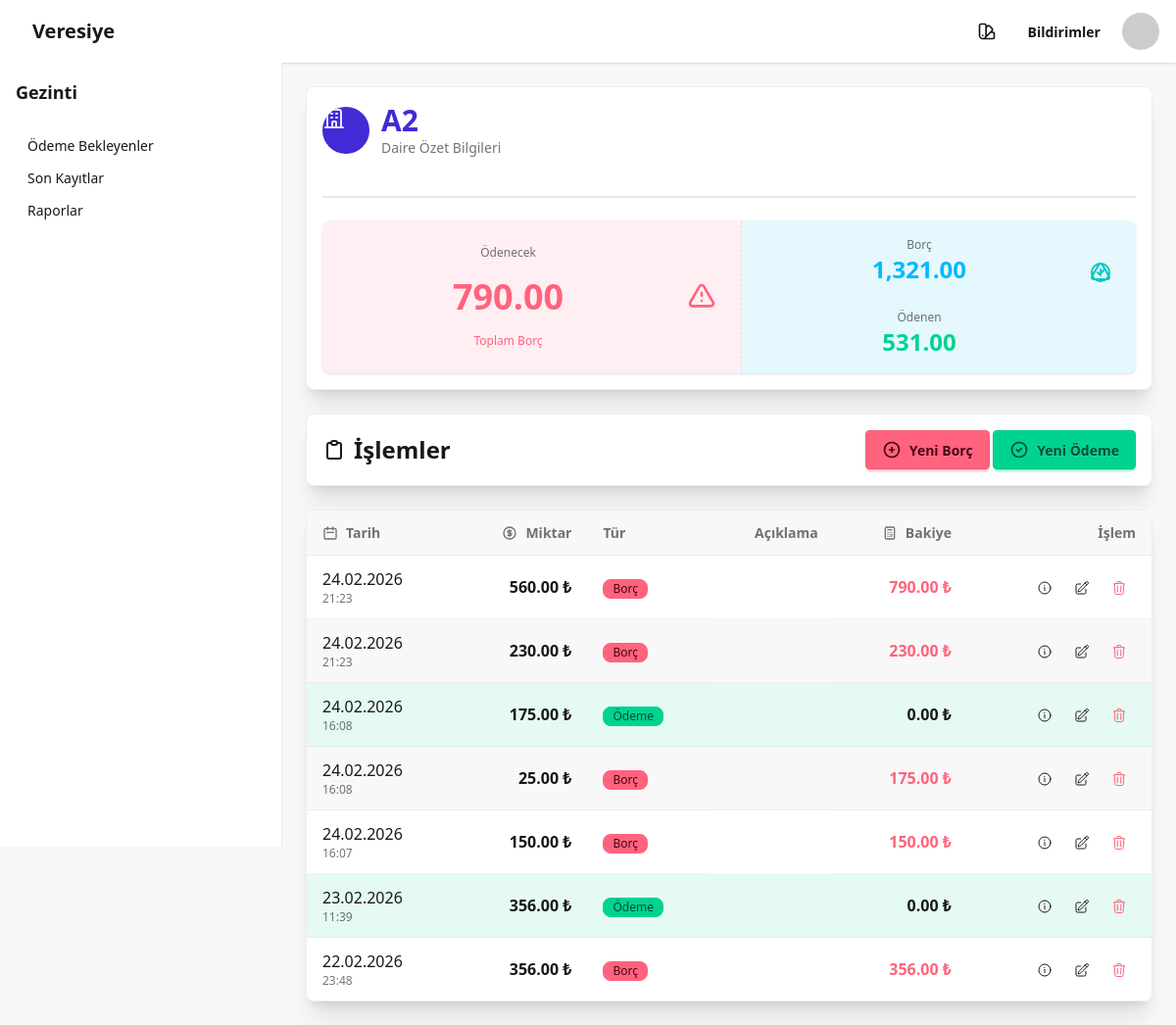
Page /apartment/A2/ (signed in) on the earlier database version.
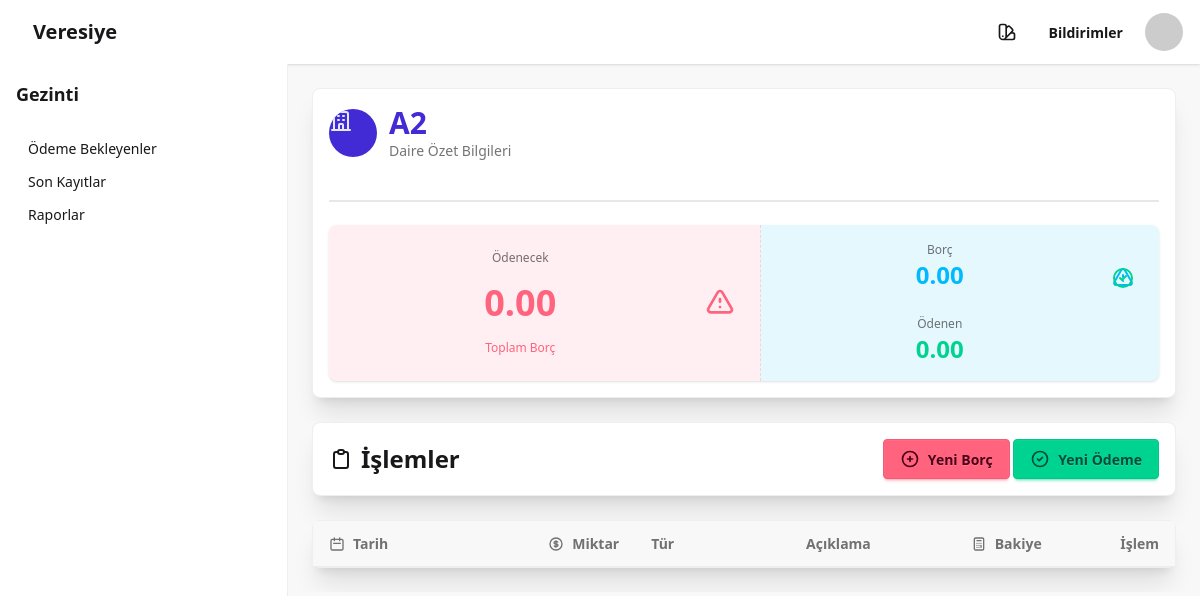
Same page on the later database version.
### main/models.py (models this page shows, shortened)
class Apartment(models.Model):
    number = models.CharField(max_length=3)
    name = models.CharField(max_length=100 ,blank=True, null=True)
    phone= models.CharField(max_length=20, blank=True, null=True)
    def total_debt(self):
        total_debt = self.transactions.filter(is_debt=True,active=True).aggregate(models.Sum('amount', default=0))['amount__sum'] or 0
        return total_debt
    def total_payment(self):
        total_payment = self.transactions.filter(is_debt=False,active=True).aggregate(models.Sum('amount', default=0))['amount__sum'] or 0
        return total_payment
    def total_balance(self):
        if self.transactions.exists():
            total_balance=self.transactions.filter(is_debt=True,active=True).aggregate(models.Sum('amount', default=0))['amount__sum'] - self.transactions.filter(is_debt=False,active=True).aggregate(models.Sum('amount', default=0))['amount__sum']
            return total_balance
        return 0
    def __str__(self):
        return self.number

class Transaction(models.Model):
    apartment = models.ForeignKey(Apartment, on_delete=models.CASCADE, related_name='transactions')
    amount = models.DecimalField(max_digits=10, decimal_places=2)
    is_debt = models.BooleanField(default=False)
    payment_method = models.CharField(max_length=50, blank=True, null=True)
    description = models.TextField(blank=True, null=True)
    date = models.DateTimeField(auto_now_add=True)
    active = models.BooleanField(default=True, blank=True, null=True)
    updated_at = models.DateTimeField(auto_now=True)
    created_by_name = models.ForeignKey(User, on_delete=models.SET_NULL, null=True, related_name='created_transactions')
    updated_by_name = models.ForeignKey(User, on_delete=models.SET_NULL, null=True, related_name='updated_transactions')

### main/views.py (the view)
# urls.py: path('apartment/<str:apartment_number>/', views.apartment_detail, name='apartment_detail'),
@login_required
def apartment_detail(request, apartment_number):
    apartment = Apartment.objects.filter(number=apartment_number).first()
    if not apartment:
        apartment=Apartment.objects.create(number=apartment_number)
    transactions = list(Transaction.objects.filter(apartment=apartment,active=True).order_by('-date'))
    running_balance = apartment.total_balance()
    for transaction in transactions:
        transaction.running_balance = running_balance
        if transaction.is_debt:
            running_balance -= transaction.amount
        else:
            running_balance += transaction.amount
    apartment.total_debt = apartment.total_debt()
    apartment.total_payment = apartment.total_payment()
    apartment.total_balance = apartment.total_balance()
    context = {
        'apartment': apartment,
        'transactions': transactions,
    }
    return render(request, 'apartment_detail.html', context)

### main/templates/apartment_detail.html
{% extends "base.html" %}
{% block content %}
<div class="max-w-7xl mx-auto space-y-6">
    <div id="total_stat" class="w-full">{% include "partials/total.html" %}</div>
    <div class="card bg-base-100 shadow-xl border border-base-300">
        <div class="card-body p-4">
            <div class="flex items-center justify-between flex-wrap gap-4">
                <h2 class="card-title text-xl md:text-2xl">
                    <svg xmlns="http://www.w3.org/2000/svg" class="h-6 w-6" fill="none" viewBox="0 0 24 24" stroke="currentColor">
                        <path stroke-linecap="round" stroke-linejoin="round" stroke-width="2" d="M9 5H7a2 2 0 00-2 2v12a2 2 0 002 2h10a2 2 0 002-2V7a2 2 0 00-2-2h-2M9 5a2 2 0 002 2h2a2 2 0 002-2M9 5a2 2 0 012-2h2a2 2 0 012 2" />
                    </svg>
                    İşlemler
                </h2>
                <div class="btn-group">
                    <button class="btn btn-error gap-2"
                        hx-get="{% url 'main:htmx_transaction_create' apartment_number=apartment.number transaction_type='debt' %}"
                        hx-target="body"
                        hx-swap="beforeend">
                        <svg xmlns="http://www.w3.org/2000/svg" class="h-5 w-5" fill="none" viewBox="0 0 24 24" stroke="currentColor">
                            <path stroke-linecap="round" stroke-linejoin="round" stroke-width="2" d="M12 9v3m0 0v3m0-3h3m-3 0H9m12 0a9 9 0 11-18 0 9 9 0 0118 0z" />
                        </svg>
                        Yeni Borç
                    </button>
                    <button class="btn btn-success gap-2"
                        hx-get="{% url 'main:htmx_transaction_create' apartment_number=apartment.number transaction_type='payment' %}"
                        hx-target="body"
                        hx-swap="beforeend">
                        <svg xmlns="http://www.w3.org/2000/svg" class="h-5 w-5" fill="none" viewBox="0 0 24 24" stroke="currentColor">
                            <path stroke-linecap="round" stroke-linejoin="round" stroke-width="2" d="M9 12l2 2 4-4m6 2a9 9 0 11-18 0 9 9 0 0118 0z" />
                        </svg>
                        Yeni Ödeme
                    </button>
                </div>
            </div>
        </div>
    </div>
    <div id="transaction_table">{% include "partials/transaction_table.html" %}</div>
</div>
{% endblock content %}

### main/templates/partials/total.html (shortened to what this page needs)
{% load humanize %}
<div class="card bg-base-100 shadow-xl border border-base-300">
    <div class="card-body p-4">
        <div class="flex items-center gap-3 mb-4">
            <div class="avatar placeholder">
                <div class="bg-primary text-primary-content rounded-full w-12">
                </div>
            </div>
            <div>
                <h2 class="card-title text-2xl md:text-3xl text-primary">{{ apartment }}</h2>
                <p class="text-sm text-base-content/60">Daire Özet Bilgileri</p>
            </div>
        </div>
        <div class="divider my-2"></div>
        <div class="stats shadow-sm flex-col sm:flex-row w-full">
            <div class="stat place-items-center bg-error/10">
                <div class="stat-figure text-error">
                </div>
                <div class="stat-title">Ödenecek</div>
                <div class="stat-value text-2xl sm:text-3xl md:text-4xl text-error">{{ apartment.total_balance|floatformat:2|intcomma }}</div>
                <div class="stat-desc text-error">Toplam Borç</div>
            </div>
            <div class="stat place-items-center bg-info/10">
                <div class="stat-figure text-info">
                </div>
                <div class="stat-title">Borç</div>
                <div class="stat-value text-xl sm:text-2xl text-info">{{ apartment.total_debt|floatformat:2|intcomma }}</div>
                <div class="stat-figure text-success">
                    <svg xmlns="http://www.w3.org/2000/svg" class="h-6 w-6" fill="none" viewBox="0 0 24 24" stroke="currentColor">
                        <path stroke-linecap="round" stroke-linejoin="round" stroke-width="2" d="M9 12l2 2 4-4m6 2a9 9 0 11-18 0 9 9 0 0118 0z" />
                    </svg>
                </div>
                <div class="stat-title">Ödenen</div>
                <div class="stat-value text-xl sm:text-2xl text-success">{{ apartment.total_payment|floatformat:2|intcomma }}</div>
            </div>
        </div>
    </div>
</div>

### main/templates/partials/transaction_table.html (shortened to what the changed rows need)
{% load humanize %}
<div class="card bg-base-100 shadow-xl border border-base-300">
    <div class="card-body p-0">
        <div class="overflow-x-auto">
            <table class="table table-zebra w-full text-xs sm:text-sm md:text-base">
                <thead class="bg-base-200">
                    <tr>
                        <th>
                            <div class="flex items-center gap-2">
                                <svg xmlns="http://www.w3.org/2000/svg" class="h-4 w-4" fill="none" viewBox="0 0 24 24" stroke="currentColor">
                                    <path stroke-linecap="round" stroke-linejoin="round" stroke-width="2" d="M8 7V3m8 4V3m-9 8h10M5 21h14a2 2 0 002-2V7a2 2 0 00-2-2H5a2 2 0 00-2 2v12a2 2 0 002 2z" />
                                </svg>
                                Tarih
                            </div>
                        </th>
                        <th class="text-right">
                            <div class="flex items-center justify-end gap-2">
                                Miktar
                            </div>
                        </th>
                        <th class="hidden lg:table-cell">Tür</th>
                        <th class="text-right hidden lg:table-cell">Açıklama</th>
                        <th class="text-right">
                            <div class="flex items-center justify-end gap-2">
                                Bakiye
                            </div>
                        </th>
                        <th class="text-right">İşlem</th>
                    </tr>
                </thead>
                <tbody>
                    {% for transaction in transactions %}
                    <tr class="{% if not transaction.is_debt %}bg-success/10{% endif %} hover:bg-base-200/50 transition-colors duration-150">
                        <td>
                            <div class="flex flex-col">
                                <span class="font-medium">{{ transaction.date|date:"d.m.Y" }}</span>
                                <span class="text-xs opacity-60">{{ transaction.date|date:"H:i" }}</span>
                            </div>
                        </td>
                        <td class="text-right font-bold">{{ transaction.amount|floatformat:2|intcomma }} ₺</td>
                        <td class="hidden lg:table-cell">
                            <div class="badge {% if transaction.is_debt %}badge-error{% else %}badge-success{% endif %} badge-sm">
                                {% if transaction.is_debt %}Borç{% else %}Ödeme{% endif %}
                            </div>
                        </td>
                        <td class="hidden lg:table-cell text-right text-xs opacity-75">{{ transaction.description }}</td>
                        <td class="font-semibold text-right {% if transaction.running_balance > 0 %}text-error{% elif transaction.running_balance < 0 %}text-success{% endif %}">
                            {{ transaction.running_balance|floatformat:2|intcomma }} ₺
                        </td>
                        <td class="text-right">
                            <div class="btn-group btn-group-horizontal">
                                <button class="btn btn-xs btn-ghost tooltip"
                                    hx-get="{% url 'main:htmx_transaction_detail' transaction_id=transaction.id %}"
                                    hx-target="body"
                                    hx-swap="beforeend"
                                    data-tip="Detay">
                                </button>
                                <button class="btn btn-xs btn-ghost tooltip"
                                    hx-get="{% url 'main:htmx_transaction_update' transaction_id=transaction.id transaction_type='update'%}"
                                    hx-target="body"
                                    hx-swap="beforeend"
                                    data-tip="Düzenle">
                                </button>
                                <button class="btn btn-xs btn-ghost text-error tooltip"
                                    hx-get="{% url 'main:htmx_transaction_update' transaction_id=transaction.id transaction_type='delete'%}"
                                    hx-target="body"
                                    hx-swap="beforeend"
                                    data-tip="Sil">
                                </button>
                            </div>
                        </td>
                    </tr>
                    {% endfor %}
                </tbody>
            </table>
        </div>
    </div>
</div>

Differences in the rows shown:
removed Transaction: is_debt "Borç"
removed Transaction: is_debt "Borç"
removed Transaction: is_debt "Ödeme"
removed Transaction: is_debt "Borç"
removed Transaction: is_debt "Borç"
removed Transaction: is_debt "Ödeme"
removed Transaction: is_debt "Borç"
computed for Apartment: total_balance "790.00" → "0.00"; total_debt "1,321.00" → "0.00"; total_payment "531.00" → "0.00"
